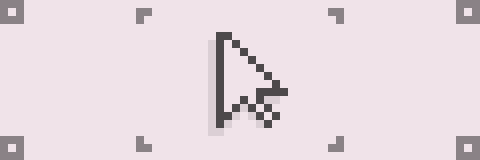

Rendered tile map (Tiled .tmx) drawn with the repository's tilesets; below, a short description and the full map source, tile grids included:
An orthogonal 60x20 tile map with 8x8 px tiles, 1 tile layer (guide).

<map version="1.0" tiledversion="1.1.3" orientation="orthogonal" renderorder="right-down" width="60" height="20" tilewidth="8" tileheight="8" infinite="0" nextobjectid="1">
 <tileset firstgid="1" name="gray-tiles" tilewidth="8" tileheight="8" tilecount="16" columns="4">
  <image source="gray-tiles.png" width="32" height="32" />
 </tileset>
 <layer name="guide" width="60" height="20">
  <data encoding="csv">
9,9,9,1,1,1,1,1,1,1,1,1,1,1,1,1,1,1,1,1,1,1,1,1,1,1,1,1,1,1,1,1,1,1,1,1,1,1,1,1,1,1,1,1,1,1,1,1,1,1,1,1,1,1,1,1,1,9,9,9,
9,1,9,1,1,1,1,1,1,1,1,1,1,1,1,1,1,9,9,1,1,1,1,1,1,1,1,1,1,1,1,1,1,1,1,1,1,1,1,1,1,9,9,1,1,1,1,1,1,1,1,1,1,1,1,1,1,9,1,9,
9,9,9,1,1,1,1,1,1,1,1,1,1,1,1,1,1,9,1,1,1,1,1,1,1,1,1,1,1,1,1,1,1,1,1,1,1,1,1,1,1,1,9,1,1,1,1,1,1,1,1,1,1,1,1,1,1,9,9,9,
1,1,1,1,1,1,1,1,1,1,1,1,1,1,1,1,1,1,1,1,1,1,1,1,1,1,1,1,1,1,1,1,1,1,1,1,1,1,1,1,1,1,1,1,1,1,1,1,1,1,1,1,1,1,1,1,1,1,1,1,
1,1,1,1,1,1,1,1,1,1,1,1,1,1,1,1,1,1,1,1,1,1,1,1,1,1,1,2,2,1,1,1,1,1,1,1,1,1,1,1,1,1,1,1,1,1,1,1,1,1,1,1,1,1,1,1,1,1,1,1,
1,1,1,1,1,1,1,1,1,1,1,1,1,1,1,1,1,1,1,1,1,1,1,1,1,1,5,2,1,2,1,1,1,1,1,1,1,1,1,1,1,1,1,1,1,1,1,1,1,1,1,1,1,1,1,1,1,1,1,1,
1,1,1,1,1,1,1,1,1,1,1,1,1,1,1,1,1,1,1,1,1,1,1,1,1,1,5,2,1,1,2,1,1,1,1,1,1,1,1,1,1,1,1,1,1,1,1,1,1,1,1,1,1,1,1,1,1,1,1,1,
1,1,1,1,1,1,1,1,1,1,1,1,1,1,1,1,1,1,1,1,1,1,1,1,1,1,5,2,1,1,1,2,1,1,1,1,1,1,1,1,1,1,1,1,1,1,1,1,1,1,1,1,1,1,1,1,1,1,1,1,
1,1,1,1,1,1,1,1,1,1,1,1,1,1,1,1,1,1,1,1,1,1,1,1,1,1,5,2,1,1,1,1,2,1,1,1,1,1,1,1,1,1,1,1,1,1,1,1,1,1,1,1,1,1,1,1,1,1,1,1,
1,1,1,1,1,1,1,1,1,1,1,1,1,1,1,1,1,1,1,1,1,1,1,1,1,1,5,2,1,1,1,1,1,2,1,1,1,1,1,1,1,1,1,1,1,1,1,1,1,1,1,1,1,1,1,1,1,1,1,1,
1,1,1,1,1,1,1,1,1,1,1,1,1,1,1,1,1,1,1,1,1,1,1,1,1,1,5,2,1,1,1,1,1,1,2,1,1,1,1,1,1,1,1,1,1,1,1,1,1,1,1,1,1,1,1,1,1,1,1,1,
1,1,1,1,1,1,1,1,1,1,1,1,1,1,1,1,1,1,1,1,1,1,1,1,1,1,5,2,1,1,1,1,2,2,2,2,1,1,1,1,1,1,1,1,1,1,1,1,1,1,1,1,1,1,1,1,1,1,1,1,
1,1,1,1,1,1,1,1,1,1,1,1,1,1,1,1,1,1,1,1,1,1,1,1,1,1,5,2,1,1,2,1,2,5,5,1,1,1,1,1,1,1,1,1,1,1,1,1,1,1,1,1,1,1,1,1,1,1,1,1,
1,1,1,1,1,1,1,1,1,1,1,1,1,1,1,1,1,1,1,1,1,1,1,1,1,1,5,2,1,2,5,2,1,2,1,1,1,1,1,1,1,1,1,1,1,1,1,1,1,1,1,1,1,1,1,1,1,1,1,1,
1,1,1,1,1,1,1,1,1,1,1,1,1,1,1,1,1,1,1,1,1,1,1,1,1,1,5,2,2,5,1,5,2,1,2,1,1,1,1,1,1,1,1,1,1,1,1,1,1,1,1,1,1,1,1,1,1,1,1,1,
1,1,1,1,1,1,1,1,1,1,1,1,1,1,1,1,1,1,1,1,1,1,1,1,1,1,5,2,5,1,1,1,5,2,1,1,1,1,1,1,1,1,1,1,1,1,1,1,1,1,1,1,1,1,1,1,1,1,1,1,
1,1,1,1,1,1,1,1,1,1,1,1,1,1,1,1,1,1,1,1,1,1,1,1,1,1,5,5,1,1,1,1,1,1,1,1,1,1,1,1,1,1,1,1,1,1,1,1,1,1,1,1,1,1,1,1,1,1,1,1,
9,9,9,1,1,1,1,1,1,1,1,1,1,1,1,1,1,9,1,1,1,1,1,1,1,1,1,1,1,1,1,1,1,1,1,1,1,1,1,1,1,1,9,1,1,1,1,1,1,1,1,1,1,1,1,1,1,9,9,9,
9,1,9,1,1,1,1,1,1,1,1,1,1,1,1,1,1,9,9,1,1,1,1,1,1,1,1,1,1,1,1,1,1,1,1,1,1,1,1,1,1,9,9,1,1,1,1,1,1,1,1,1,1,1,1,1,1,9,1,9,
9,9,9,1,1,1,1,1,1,1,1,1,1,1,1,1,1,1,1,1,1,1,1,1,1,1,1,1,1,1,1,1,1,1,1,1,1,1,1,1,1,1,1,1,1,1,1,1,1,1,1,1,1,1,1,1,1,9,9,9
</data>
 </layer>
</map>
